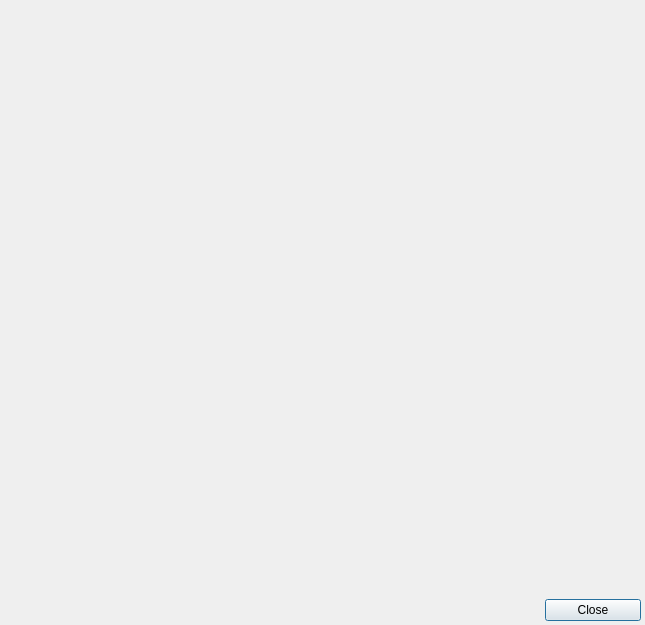
<?xml version="1.0" encoding="UTF-8"?>
<ui version="4.0">
 <class>Dialog</class>
 <widget class="QDialog" name="Dialog">
  <property name="geometry">
   <rect>
    <x>0</x>
    <y>0</y>
    <width>645</width>
    <height>625</height>
   </rect>
  </property>
  <property name="sizePolicy">
   <sizepolicy hsizetype="Fixed" vsizetype="Minimum">
    <horstretch>0</horstretch>
    <verstretch>0</verstretch>
   </sizepolicy>
  </property>
  <property name="minimumSize">
   <size>
    <width>0</width>
    <height>0</height>
   </size>
  </property>
  <property name="maximumSize">
   <size>
    <width>10000</width>
    <height>10000</height>
   </size>
  </property>
  <property name="windowTitle">
   <string>Dialog</string>
  </property>
  <layout class="QVBoxLayout" name="verticalLayout">
   <property name="spacing">
    <number>0</number>
   </property>
   <property name="margin">
    <number>0</number>
   </property>
   <item>
    <widget class="QFrame" name="cameraFrame">
     <property name="sizePolicy">
      <sizepolicy hsizetype="MinimumExpanding" vsizetype="MinimumExpanding">
       <horstretch>0</horstretch>
       <verstretch>0</verstretch>
      </sizepolicy>
     </property>
     <property name="minimumSize">
      <size>
       <width>645</width>
       <height>550</height>
      </size>
     </property>
     <property name="maximumSize">
      <size>
       <width>10000</width>
       <height>10000</height>
      </size>
     </property>
     <property name="frameShape">
      <enum>QFrame::NoFrame</enum>
     </property>
     <property name="frameShadow">
      <enum>QFrame::Raised</enum>
     </property>
     <property name="lineWidth">
      <number>0</number>
     </property>
    </widget>
   </item>
   <item>
    <widget class="QWidget" name="widget" native="true">
     <property name="sizePolicy">
      <sizepolicy hsizetype="Preferred" vsizetype="Maximum">
       <horstretch>0</horstretch>
       <verstretch>0</verstretch>
      </sizepolicy>
     </property>
     <property name="minimumSize">
      <size>
       <width>0</width>
       <height>0</height>
      </size>
     </property>
     <property name="maximumSize">
      <size>
       <width>16777215</width>
       <height>16777215</height>
      </size>
     </property>
     <layout class="QHBoxLayout" name="horizontalLayout">
      <property name="spacing">
       <number>2</number>
      </property>
      <property name="margin">
       <number>2</number>
      </property>
      <item>
       <widget class="QFrame" name="cameraParamsFrame">
        <property name="sizePolicy">
         <sizepolicy hsizetype="MinimumExpanding" vsizetype="Maximum">
          <horstretch>0</horstretch>
          <verstretch>0</verstretch>
         </sizepolicy>
        </property>
        <property name="minimumSize">
         <size>
          <width>0</width>
          <height>0</height>
         </size>
        </property>
        <property name="maximumSize">
         <size>
          <width>16777215</width>
          <height>16777215</height>
         </size>
        </property>
        <property name="frameShape">
         <enum>QFrame::StyledPanel</enum>
        </property>
        <property name="frameShadow">
         <enum>QFrame::Raised</enum>
        </property>
       </widget>
      </item>
      <item>
       <widget class="QWidget" name="widget_3" native="true">
        <property name="minimumSize">
         <size>
          <width>100</width>
          <height>0</height>
         </size>
        </property>
        <property name="maximumSize">
         <size>
          <width>16777215</width>
          <height>16777215</height>
         </size>
        </property>
        <layout class="QVBoxLayout" name="verticalLayout_2">
         <property name="margin">
          <number>2</number>
         </property>
         <item>
          <spacer name="verticalSpacer_2">
           <property name="orientation">
            <enum>Qt::Vertical</enum>
           </property>
           <property name="sizeHint" stdset="0">
            <size>
             <width>20</width>
             <height>38</height>
            </size>
           </property>
          </spacer>
         </item>
         <item>
          <widget class="QPushButton" name="okButton">
           <property name="sizePolicy">
            <sizepolicy hsizetype="Minimum" vsizetype="Preferred">
             <horstretch>0</horstretch>
             <verstretch>0</verstretch>
            </sizepolicy>
           </property>
           <property name="maximumSize">
            <size>
             <width>100</width>
             <height>16777215</height>
            </size>
           </property>
           <property name="text">
            <string>Close</string>
           </property>
          </widget>
         </item>
        </layout>
       </widget>
      </item>
     </layout>
    </widget>
   </item>
  </layout>
  <zorder>widget</zorder>
  <zorder>cameraFrame</zorder>
 </widget>
 <resources/>
 <connections/>
</ui>
